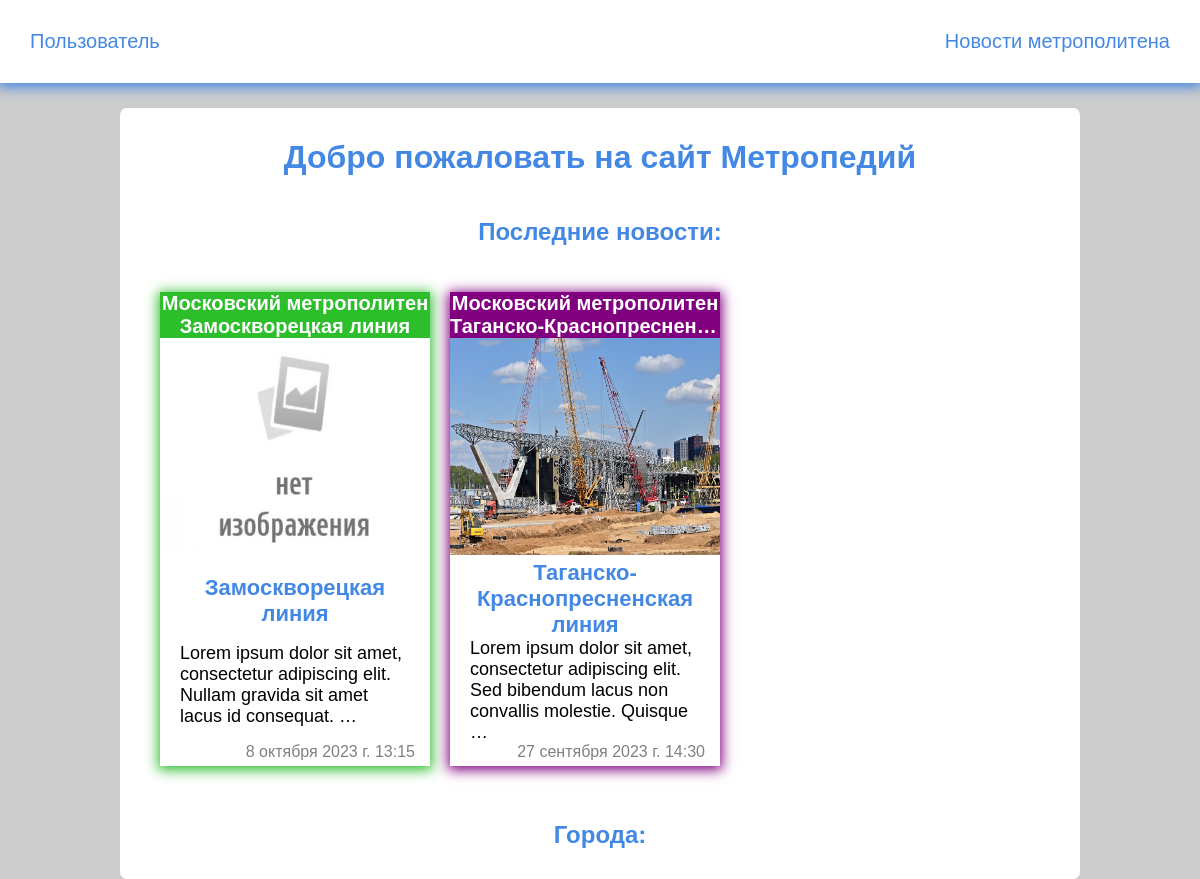
The app's page /, older data.
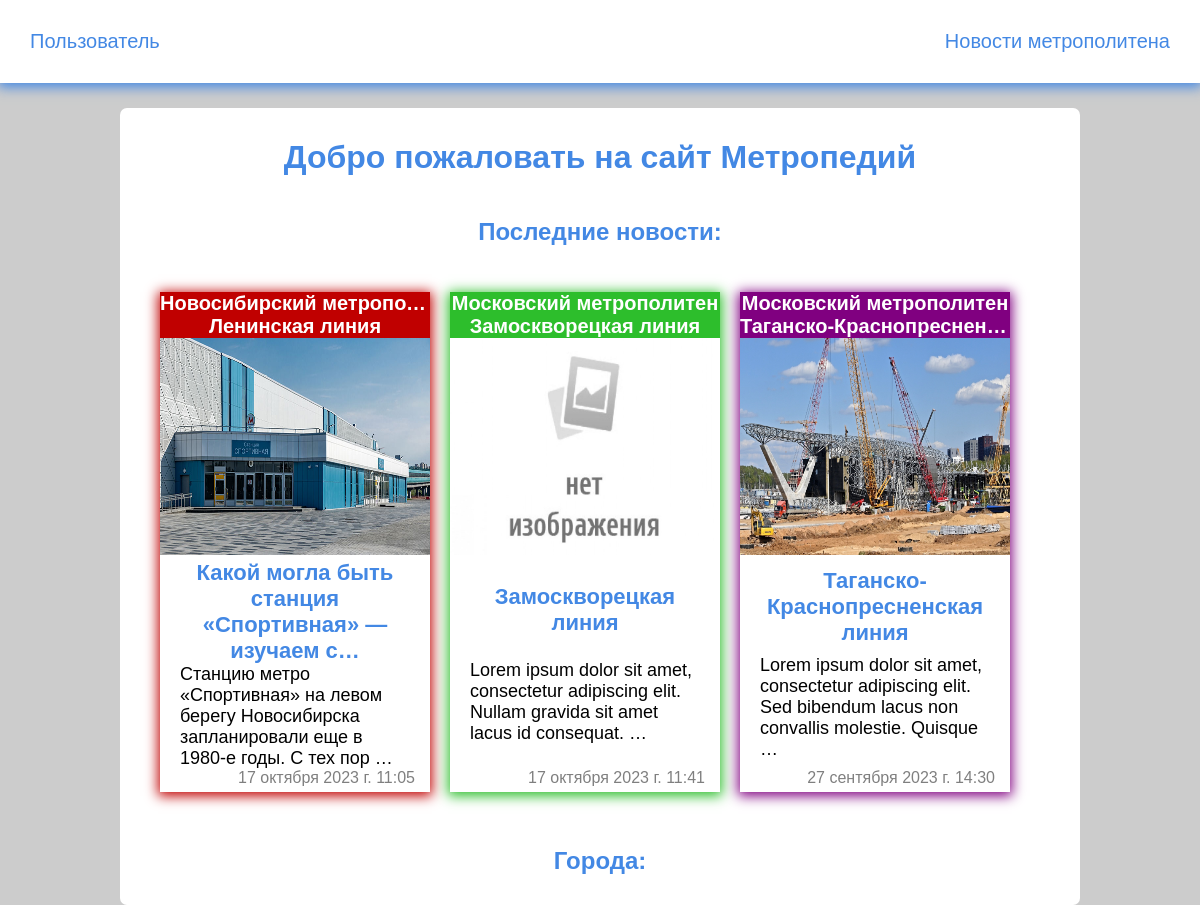
The same page, newer data.
### metro_blog/models.py (models this page shows, shortened)
class Blog(models.Model):
    title = models.CharField(max_length=250, blank=False, verbose_name='Название')
    slug = models.CharField(max_length=250, unique=True, verbose_name='Ссылка')
    content = models.TextField(blank=True, null=True, verbose_name='Текст')
    source = models.CharField(max_length=250, blank=True, null=True, verbose_name='Источник')
    image = models.ImageField(upload_to='images/%Y/%M/%D', blank=True, verbose_name='Картинка')
    time_created = models.DateTimeField(auto_now_add=True, verbose_name='Время создания')
    time_update = models.DateTimeField(auto_now=True, verbose_name='Время обновления')
    line = models.ForeignKey(Line, on_delete=models.PROTECT, blank=True, null=True, verbose_name='линия')
    def get_absolute_url(self):
        return reverse('post', kwargs={'post_slug': self.slug})
    class Meta:
        verbose_name = 'Новость'
        verbose_name_plural = 'Новости'
        ordering = ['-time_created']

### metro_wiki/models.py (models this page shows, shortened)
class Line(models.Model):
    title = models.CharField(max_length=100, blank=False, verbose_name='Название линий')
    slug = models.CharField(max_length=100, blank=False, unique=True, verbose_name='Ссылка')
    content = models.TextField(blank=True, null=True, verbose_name='Текст')
    number = models.CharField(max_length=3, blank=True, verbose_name='Номер линий')
    color_text = ColorField(default='#FFFFFF', verbose_name='Цвет текста')
    color = ColorField(default='#EF161E', verbose_name='Цвет')
    city = models.ForeignKey(City, on_delete=models.PROTECT)
    image = models.ImageField(upload_to='images/%Y/%M/%D', blank=True, verbose_name='Картинка')
    def get_absolute_url(self):
        return reverse('line', kwargs={'line_slug': self.slug})
    class Meta:
        verbose_name = 'Линия'
        verbose_name_plural = 'Линии'

class City(models.Model):
    title = models.CharField(max_length=100, blank=False, verbose_name='Название метрополитена')
    slug = models.CharField(max_length=100, blank=False, unique=True, verbose_name='Ссылка')
    image = models.ImageField(upload_to='images/%Y/%M/%D', blank=True, verbose_name='Картинка')
    content = models.TextField(blank=True, null=True, verbose_name='Текст')
    def get_absolute_url(self):
        return reverse('cities', kwargs={'cities_slug': self.slug})
    class Meta:
        verbose_name = 'Город'
        verbose_name_plural = 'Города'

### main_page/views.py (the view)
# urls.py: path('', LastNews.as_view(), name='main'),
class LastNews(DataMixin, LastNewsMixin, ListView):
    model = Blog
    template_name = 'main_page/index.html'
    context_object_name = 'posts'
    def get_context_data(self, *, object_list=None, **kwargs):
        context = super().get_context_data(**kwargs)
        c_def = self.get_user_context(title='Главная страница')
        return dict(list(context.items()) + list(c_def.items()))

### main_page/templatetags/blog_filters.py (called while the page is built)
@register.filter
def replace_ndash(value):
    return value.replace('&ndash;', '-')

@register.filter
def replace_aquo(value):
    return value.replace('&laquo;', '«').replace('&raquo;', '»')

### main_page/utils.py (called while the page is built)
    def get_user_context(self, **kwargs):
        context = kwargs
        user_menu = menu.copy()
        if not self.request.user.is_authenticated:
            user_menu.pop(0)
        context['menu'] = user_menu
        if 'cat_selected' not in context:
            context['cat_selected'] = 0
        return context

### main_page/templates/main_page/index.html (shortened to what this page needs)
{% extends 'main_page/base.html' %}
{% load static %}
{% load blog_filters %}
{% block content %}
<main class="content">
    <div class="wrap">
        <h1>Добро пожаловать на сайт Метропедий</h1>
        <section class="post_sect">
            <h2>Последние новости:</h2>
            {% if posts %}
            <ul class="post_list">
                {% for p in posts|slice:"3" %}
                <li class="element mw-wrap" style="box-shadow: 0px 2px 12px 2px {{ p.line.color }};">
                    <div class="cat_post" id="fixed_container" style="background: {{ p.line.color }}">
                        <a href="{{ p.line.city.get_absolute_url }}"><span>{{ p.line.city.title }}</span></a>
                        <a href="{{ p.line.get_absolute_url }}"><span>{{ p.line.title }}</span></a>
                    </div>
                    <a href="{{ p.get_absolute_url }}">
                        <div class="prev_post">
                            {% if p.image %}
                            <img src="{{ p.image.url }}" alt="post_image">
                            {% else %}
                            <img src="{% static 'images/plug.jpg' %}" alt="post_image">
                            {% endif %}
                        </div>
                        <h2>{{ p.title | truncatechars:50 }}</h2>
                        <p>{{ p.content | striptags | replace_ndash | replace_aquo | linebreaksbr | truncatewords:15 }}</p>
                        <div class="date_post">
                            <span>{{ p.time_update }}</span>
                        </div>
                    </a>
                </li>
                {% endfor %}
            </ul>
            {% endif %}
        </section>
        <section class="post_sect">
            <h2>Города:</h2>
        </section>
    </div>
</main>
{% endblock %}

### main_page/templates/main_page/base.html (shortened to what this page needs)
<!DOCTYPE html>
{% load static %}
<html lang="en">
<head>
  <link rel="stylesheet" href="{% static 'style/style.css' %}">
</head>
<body>
{% include 'main_page/navbar.html' %}
{% block content %}
{% endblock %}
</body>
</html>

### main_page/templates/main_page/navbar.html
{% load static %}
<header class="menu">
    <section class="wrap_navbar">
        <ul class="navbar">
            <li class="logo"><a href="{% url 'main' %}">Пользователь</a></li>
            {% for m in menu %}
            <li><a href="{% url m.url_name %}">{{ m.title }}</a></li>
            {% endfor %}
        </ul>
    </section>
</header>

### main_page/static/style/style.css (style rules this page uses)
body { margin: 0; padding: 0; font-family: Arial, Helvetica, sans-serif; background-color: #ccc; }
main { margin-top: 108px; }
.wrap_navbar { max-width: 1250px; margin: 0 auto; padding: 10px 30px; box-sizing: border-box; }
.wrap { max-width: 80%; margin: 0 auto; padding: 10px 30px; box-sizing: border-box; background-color: #fff; border-radius: 7px; }
.menu { position: fixed; z-index: 999; width: 100%; top: 0px; background: #ffffff; box-shadow: 0px 2px 12px 2px #4388e4;; }
ul { list-style: none; padding: 0; }
.menu ul { display: flex; justify-content: space-between; align-items: center; font-size: 20px; }
.menu .logo { color: #4388e4; }
a { text-decoration: none; }
.menu a { color: #4388e4; }
.content .wrap { display: flex; flex-direction: row; flex-wrap: wrap; align-items: stretch; justify-content: space-evenly; }
h1, h2, h4 { color: #4388e4; }
.navbar li { text-align: center; }
.main_sect, h2 { text-align: center; }
.post_sect { display: flex; flex-direction: row; flex-wrap: wrap; align-items: center; justify-content: space-evenly; box-sizing: border-box; }
.content li { margin-bottom: 20px; font-size: 20px; }
.content a { color: #000; display: block; box-sizing: border-box; }
.post_list { display: flex; flex-direction: row; flex-wrap: wrap; justify-content: left; }
.element { display: flex; flex-direction: column; box-sizing: border-box; margin: 10px; }
.mw-wrap { max-width: 30%; }
.element a { height: 100%; display: flex; flex-direction: column; justify-content: space-between; }
.cat_post { display: flex; flex-direction: column; justify-content: center; }
.cat_post span { text-align: center; vertical-align: middle; color: #fff; font-size: 20px; font-weight: bold; margin: 0; white-space: nowrap; overflow: hidden; text-overflow: ellipsis; }
.prev_post img { box-sizing: border-box; width: 100%; height: 216.9px; }
.element a h2 { margin: 0 20px; font-size: 22px; }
.element a p { margin: 0 20px; font-size: 18px; color: #000000; text-decoration: none; }
.date_post { margin-right: 5px; margin-bottom: 5px; display: flex; flex-direction: row; flex-wrap: wrap; justify-content: flex-end; }
.date_post span { margin: 0 10px; font-size: 16px; color: #00000080; }

Row changes from the older to the newer data that the page shows:
added Blog: line.city "Новосибирский метропо…", line "Ленинская линия", image (picture), title "Какой могла быть станция «Спортивная» — изучаем с…", content "Станцию метро «Спортивная» на левом берегу Новосибирска запланировали еще в 1980-е годы. С тех пор …", time_update "17 октября 2023 г. 11:05"
changed Blog "Замоскворецкая линия": time_update "8 октября 2023 г. 13:15" → "17 октября 2023 г. 11:41"
